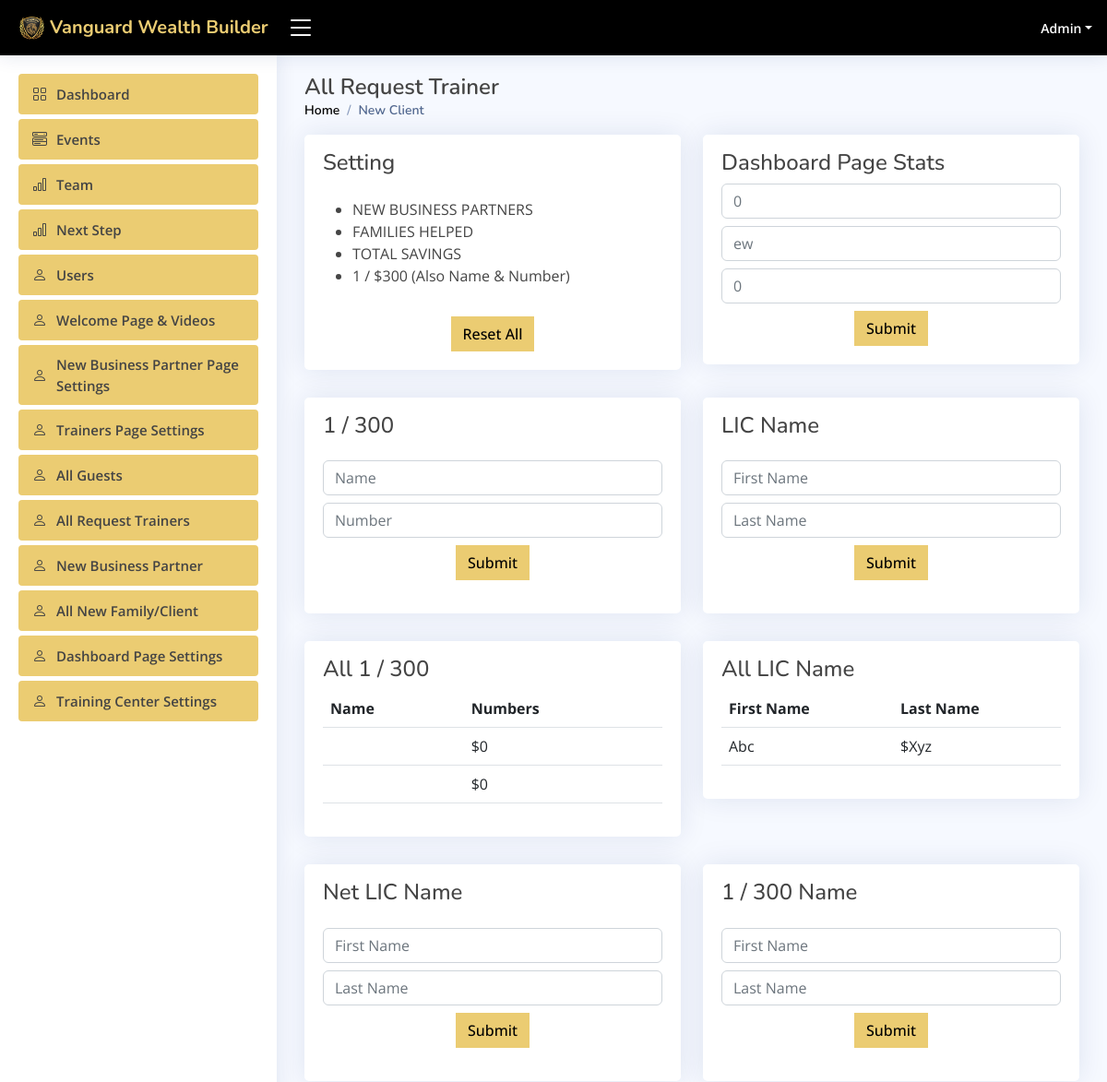
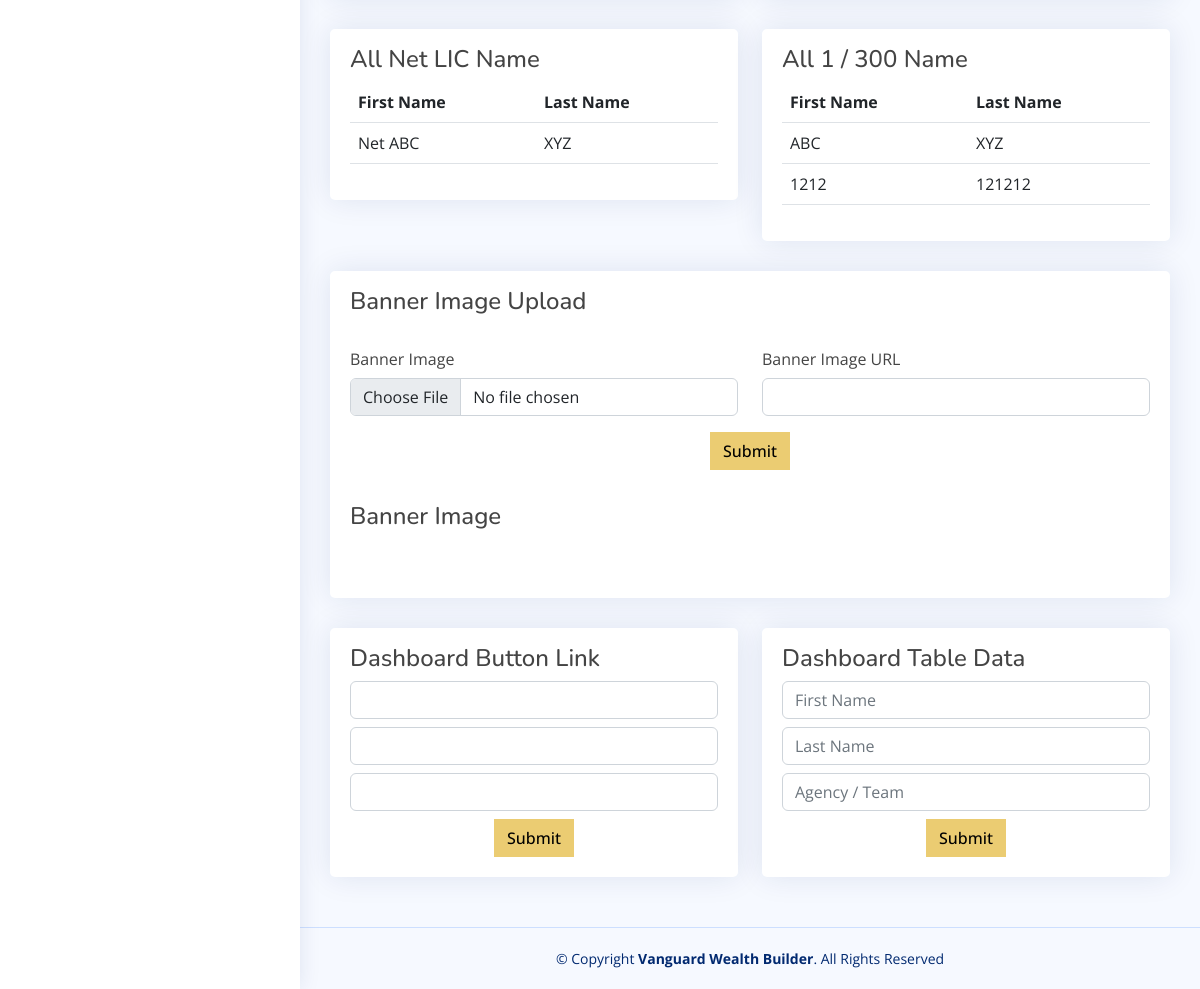
Page /admin/dashboard_page-settings.php (signed in) on the earlier database version (2 pictures, top to bottom).
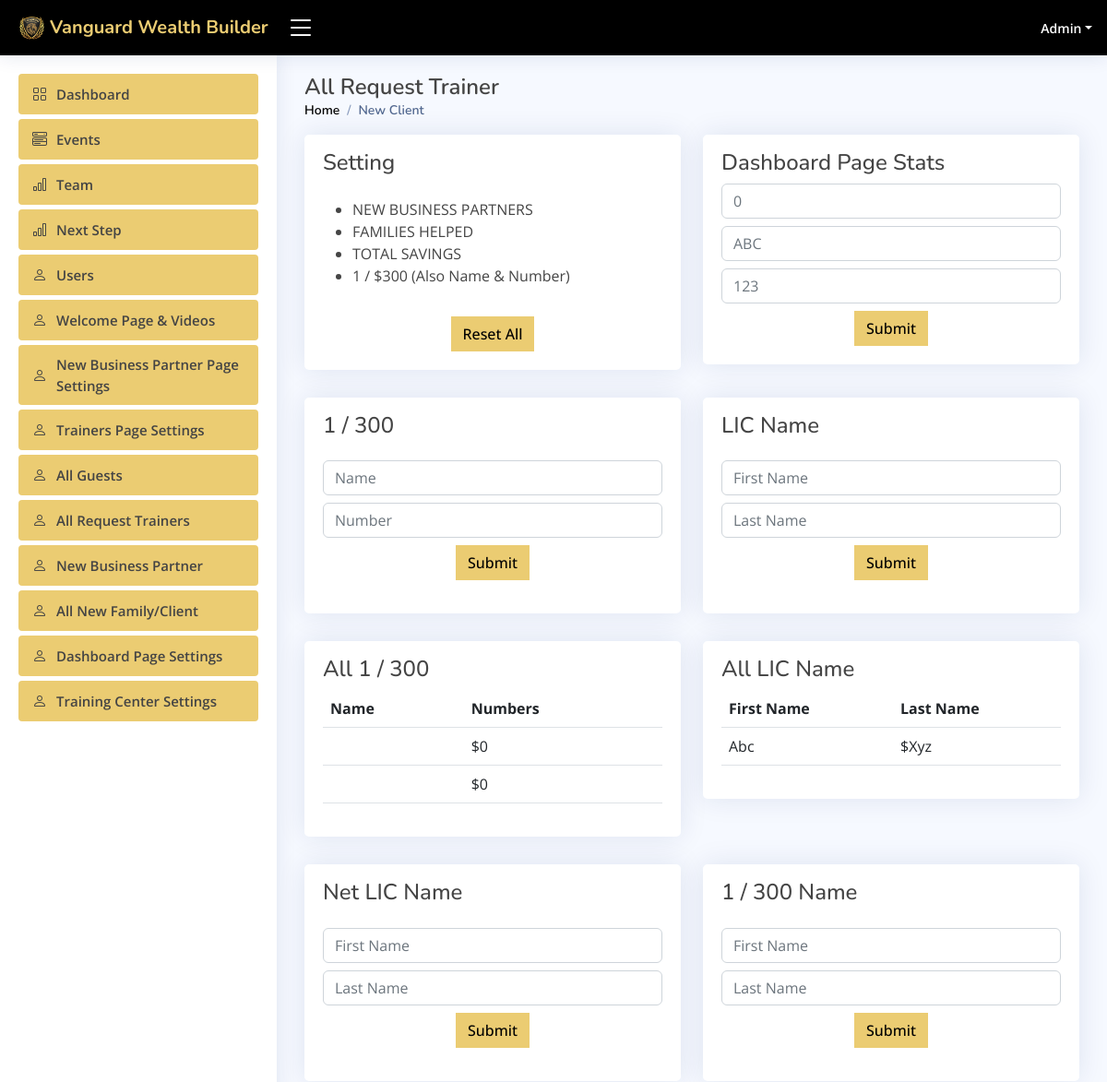
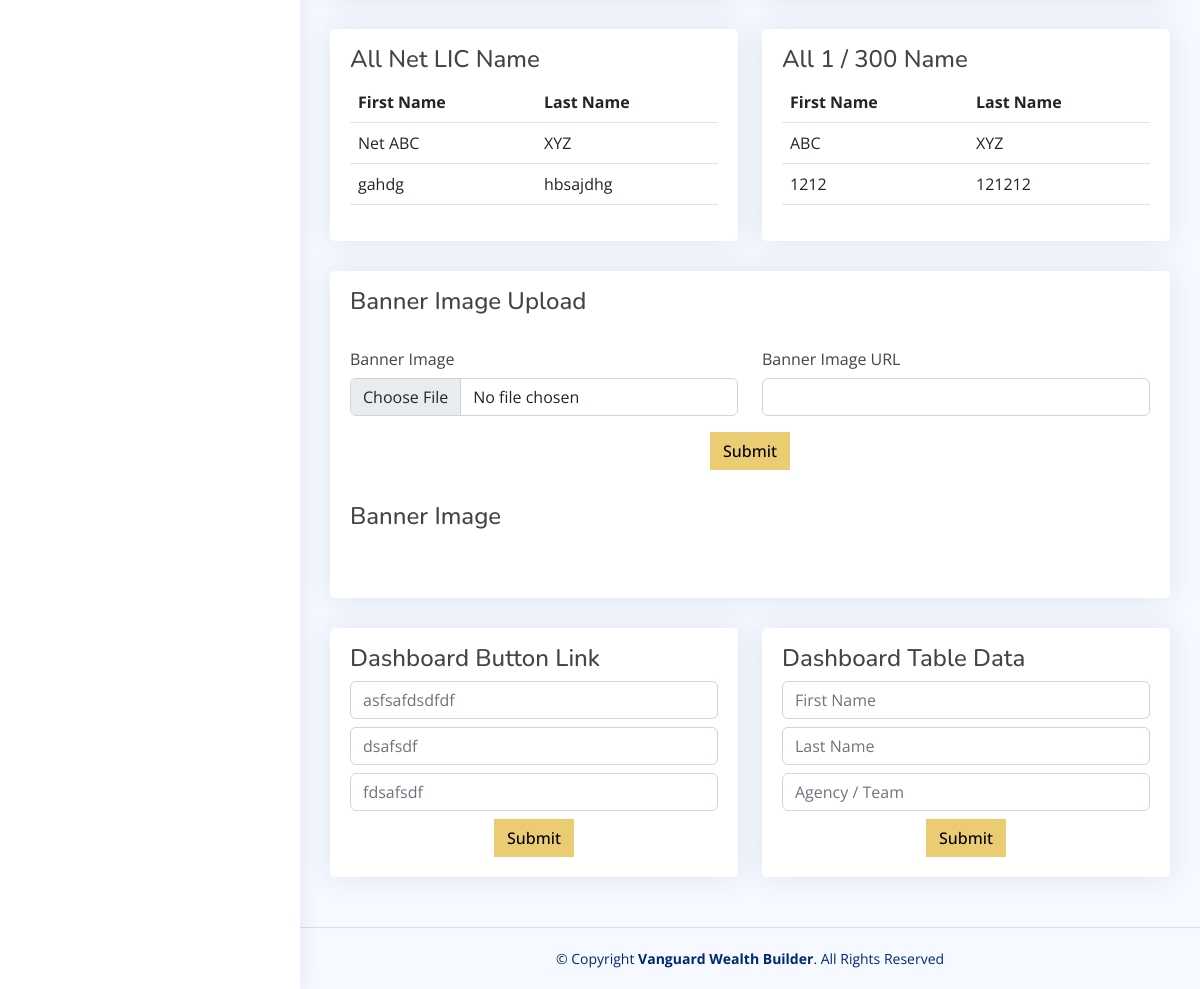
Same page on the later database version (2 pictures, top to bottom).
### tables this page shows
CREATE TABLE `users` (
  `id` int(11) NOT NULL,
  `user_type` int(11) NOT NULL DEFAULT '0' COMMENT '0=user,1=admin',
  `fname` varchar(50) DEFAULT NULL,
  `lname` varchar(150) DEFAULT NULL,
  `agent_code` int(150) DEFAULT NULL,
  `email` varchar(50) DEFAULT NULL,
  `phone` varchar(100) DEFAULT NULL,
  `business_patner` varchar(150) DEFAULT NULL,
  `us_states` varchar(150) DEFAULT NULL,
  `password` varchar(255) DEFAULT NULL,
  `status` int(11) NOT NULL DEFAULT '0' COMMENT '1=active,0=block',
  `reset_token` varchar(10) DEFAULT NULL,
  `image_path` varchar(255) DEFAULT NULL,
  `notes` text,
  `address` text,
  `create_date` datetime DEFAULT NULL,
  `updated_date` datetime DEFAULT NULL
);

CREATE TABLE `dashboard_stats` (
  `id` int(11) NOT NULL,
  `lic` varchar(150) DEFAULT NULL,
  `net_lic` varchar(250) DEFAULT NULL,
  `one_300` varchar(150) DEFAULT NULL,
  `status` int(11) NOT NULL DEFAULT '1'
);

CREATE TABLE `one_three` (
  `id` int(150) NOT NULL,
  `name` varchar(250) DEFAULT NULL,
  `number` int(150) DEFAULT NULL,
  `status` int(11) NOT NULL DEFAULT '0'
);

CREATE TABLE `lic_name` (
  `id` int(150) NOT NULL,
  `f_name` varchar(250) DEFAULT NULL,
  `l_name` varchar(250) DEFAULT NULL
);

CREATE TABLE `net_lic_name` (
  `id` int(150) NOT NULL,
  `f_name` varchar(250) DEFAULT NULL,
  `l_name` varchar(250) DEFAULT NULL
);

CREATE TABLE `one_three_name` (
  `id` int(150) NOT NULL,
  `f_name` varchar(250) DEFAULT NULL,
  `l_name` varchar(250) DEFAULT NULL
);

CREATE TABLE `dashboard_page_button_links` (
  `id` int(150) NOT NULL,
  `button_one_link` varchar(250) DEFAULT NULL,
  `button_two_link` varchar(250) DEFAULT NULL,
  `button_three_link` varchar(250) DEFAULT NULL
);

### serverside/functions.php (called while the page is built, shortened)
<?php
require_once 'crud.php';
class Functions
{
    private $db;
    function __construct()
    {
        $this->db = new Database();
        $this->db->connect();
    }
    function getSingleUser($id)
    {
        $sql = "select * from users where id='$id'";
        if ($this->db->sql($sql)) {
            return $this->db->getResult();
        }
    }
    function getAllNewRecruite_count()
    {
        $sql = "select * from `new-recruit` where status=1";
        if ($this->db->sql($sql)) {
            return $this->db->getResult();
        }
    }
    function getDashboardStats()
    {
        $sql = "select * from `dashboard_stats`";
        if ($this->db->sql($sql)) {
            return $this->db->getResult();
        }
    }
    function getAllClients()
    {
        $sql = "select * from `new-client`";
        if ($this->db->sql($sql)) {
            return $this->db->getResult();
        }
    }
    function getAllOneThrees()
    {
        $sql = "select * from `one_three`";
        if ($this->db->sql($sql)) {
            return $this->db->getResult();
        }
    }
    function GetALLLicNames()
    {
        $sql = "SELECT * FROM `lic_name`";
        if ($this->db->sql($sql)) {
            return $this->db->getResult();
        }
    }
    function GetALLNetLicNames()
    {
        $sql = "SELECT * FROM `net_lic_name`";
        if ($this->db->sql($sql)) {
            return $this->db->getResult();
        }
    }
    function GetALLOneThreeNames()
    {
        $sql = "SELECT * FROM `one_three_name`";
        if ($this->db->sql($sql)) {
            return $this->db->getResult();
        }
    }
    function GetDashboardButtonLinks()
    {
        $sql = "SELECT * FROM `dashboard_page_button_links`";
        if ($this->db->sql($sql)) {
            return $this->db->getResult();
        }
    }
}

### serverside/crud.php (called while the page is built, shortened)
<?php
class Database {
       private $db_host = "localhost";
       private $db_user = "root";
       private $db_pass = "";
       private $db_name = "wanguard";
    private $con = false;
    private $myconn = "";
    private $result = array();
    public function connect() {
        if (!$this->con) {
            $this->myconn = new mysqli($this->db_host, $this->db_user, $this->db_pass, $this->db_name);
            if ($this->myconn->connect_errno > 0) {
                array_push($this->result, $this->myconn->connect_error);
                return false;
            } else {
                $this->con = true;
                return true;
            }
        } else {
            return true;
        }
    }
    public function sql($sql) {
        $this->result = array();
        $query = $this->myconn->query($sql);
        if ($query) {
            $this->numResults = 0;
            if (isset($query->num_rows) && ( $query->num_rows > 0)) {
                $this->numResults = $query->num_rows;
            }
            for ($i = 0; $i < $this->numResults; $i++) {
                $r = $query->fetch_array();
                $key = array_keys($r);
                for ($x = 0; $x < count($key); $x++) {
                    if (!is_int($key[$x])) {
                        if ($query->num_rows >= 1) {
                            $this->result[$i][$key[$x]] = $r[$key[$x]];
                        } else {
                            $this->result = null;
                        }
                    }
                }
            }
            return true;
        } else {
            array_push($this->result, $this->myconn->error);
            return false;
        }
    }
    public function getResult() {
        $val = $this->result;
        $this->result = array();
        return $val;
    }
}

### admin/dashboard_page-settings.php (the view, shortened to what the rows shown need)
<?php
include_once "includes/dashboard-header.php";
$func = new Functions();
$recruite_users = $func->getAllNewRecruite_count();
$dashboard_stats = $func->getDashboardStats();
$all_new_clients = $func->getAllClients();
$one_threes = $func->getAllOneThrees();
$Get_ALL_Lic_Names = $func->GetALLLicNames();
$Get_ALL_Net_Lic_Names = $func->GetALLNetLicNames();
$Get_ALL_one_three_Names = $func->GetALLOneThreeNames();
$Dashboard_Button_Links = $func->GetDashboardButtonLinks();
?>
    <main id="main" class="main">
        <div class="pagetitle">
            <h1>All Request Trainer</h1>
        </div>
        <section class="section">
            <div class="row">
                <div class="col-lg-6">
                    <div class="card">
                        <div class="card-body">
                            <form id="dashboard_stats">
                                <input type="number" class="form-control mb-2"
                                       placeholder="<?= count($recruite_users) ?>" id="lic">
                                <input type="text" class="form-control mb-2"
                                       placeholder="<?= $dashboard_stats[0]['net_lic'] ?>" id="net_lic">
                                <input type="text" class="form-control mb-2"
                                       placeholder="<?= $dashboard_stats[0]['one_300'] ?>" id="one_300">
                                <div class="w-100 text-center">
                                    <button class="btn btn-primary" type="submit" id="section_imgs_btn">Submit</button>
                                </div>
                            </form>
                        </div>
                    </div>
                </div>
            </div>
        </section>
        <section class="section">
            <div class="row">
                <div class="col-lg-6">
                    <div class="card">
                        <div class="card-body">
                            <table class="table">
                                <thead>
                                <tr>
                                    <th scope="col">Name</th>
                                    <th scope="col">Numbers</th>
                                </tr>
                                </thead>
                                <tbody>
                                <?php
                                foreach ($one_threes as $one_three) {
                                    ?>
                                    <tr>
                                        <td><?= $one_three['name'] ?></td>
                                        <td>$<?= $one_three['number'] ?></td>
                                    </tr>
                                    <?php
                                }
                                ?>
                                </tbody>
                            </table>
                        </div>
                    </div>
                </div>
                <div class="col-lg-6">
                    <div class="card">
                        <div class="card-body">
                            <table class="table">
                                <thead>
                                <tr>
                                    <th scope="col">First Name</th>
                                    <th scope="col">Last Name</th>
                                </tr>
                                </thead>
                                <tbody>
                                <?php
                                foreach ($Get_ALL_Lic_Names as $Get_ALL_Lic_Name) {
                                    ?>
                                    <tr>
                                        <td><?= $Get_ALL_Lic_Name['f_name'] ?></td>
                                        <td>$<?= $Get_ALL_Lic_Name['l_name'] ?></td>
                                    </tr>
                                    <?php
                                }
                                ?>
                                </tbody>
                            </table>
                        </div>
                    </div>
                </div>
            </div>
        </section>
        <section class="section">
            <div class="row">
                <div class="col-lg-6">
                    <div class="card">
                        <div class="card-body">
                            <table class="table">
                                <thead>
                                <tr>
                                    <th scope="col">First Name</th>
                                    <th scope="col">Last Name</th>
                                </tr>
                                </thead>
                                <tbody>
                                <?php
                                foreach ($Get_ALL_Net_Lic_Names as $Get_ALL_Net_Lic_Name) {
                                    ?>
                                    <tr>
                                        <td><?= $Get_ALL_Net_Lic_Name['f_name'] ?></td>
                                        <td><?= $Get_ALL_Net_Lic_Name['l_name'] ?></td>
                                    </tr>
                                    <?php
                                }
                                ?>
                                </tbody>
                            </table>
                        </div>
                    </div>
                </div>
                <div class="col-lg-6">
                    <div class="card">
                        <div class="card-body">
                            <table class="table">
                                <thead>
                                <tr>
                                    <th scope="col">First Name</th>
                                    <th scope="col">Last Name</th>
                                </tr>
                                </thead>
                                <tbody>
                                <?php
                                foreach ($Get_ALL_one_three_Names as $Get_ALL_one_three_Name) {
                                    ?>
                                    <tr>
                                        <td><?= $Get_ALL_one_three_Name['f_name'] ?></td>
                                        <td><?= $Get_ALL_one_three_Name['l_name'] ?></td>
                                    </tr>
                                    <?php
                                }
                                ?>
                                </tbody>
                            </table>
                        </div>
                    </div>
                </div>
            </div>
        </section>
        <section class="section">
            <div class="row">
                <div class="col-lg-6">
                    <div class="card">
                        <div class="card-body">
                            <form id="dashboard_btns">
                                <input type="text" class="form-control mb-2"
                                       placeholder="<?= $Dashboard_Button_Links[0]['button_one_link'] ?>" id="btn_1">
                                <input type="text" class="form-control mb-2"
                                       placeholder="<?= $Dashboard_Button_Links[0]['button_two_link'] ?>" id="btn_2">
                                <input type="text" class="form-control mb-2"
                                       placeholder="<?= $Dashboard_Button_Links[0]['button_three_link'] ?>" id="btn_3">
                                <div class="w-100 text-center">
                                    <button class="btn btn-primary" type="submit" id="dashboard_btns_sub_btn">Submit</button>
                                </div>
                            </form>
                        </div>
                    </div>
                </div>
            </div>
        </section>
    </main>
<?php include_once "includes/dashboard-footer.php" ?>

### admin/includes/dashboard-header.php (shortened to what the rows shown need)
<?php
include_once "../serverside/functions.php";
    ?>
    <?php
$func = new Functions();
$users1 = $func->getSingleUser($_SESSION['user_id']);
if (!empty($users1)) {
    $user1 = $users1[0];
}
?>
<!DOCTYPE html>
<html lang="en">
<head>
    <link href="assets/vendor/bootstrap/css/bootstrap.min.css" rel="stylesheet">
    <link href="assets/vendor/bootstrap-icons/bootstrap-icons.css" rel="stylesheet">
    <link href="assets/vendor/boxicons/css/boxicons.min.css" rel="stylesheet">
    <link href="assets/vendor/quill/quill.snow.css" rel="stylesheet">
    <link href="assets/vendor/quill/quill.bubble.css" rel="stylesheet">
    <link href="assets/vendor/remixicon/remixicon.css" rel="stylesheet">
    <link href="assets/vendor/simple-datatables/style.css" rel="stylesheet">
    <link rel="stylesheet" href="https://cdnjs.cloudflare.com/ajax/libs/font-awesome/4.7.0/css/font-awesome.min.css">
    <link href="assets/css/style.css" rel="stylesheet">
    <link rel="stylesheet" href="https://cdn.datatables.net/1.13.6/css/dataTables.bootstrap5.min.css">
</head>
<body>
<header id="header" class="header fixed-top d-flex align-items-center">
    <nav class="header-nav ms-auto">
        <ul class="d-flex align-items-center">
            <li class="nav-item dropdown pe-3">
                <a class="nav-link nav-profile d-flex align-items-center pe-0" href="#" data-bs-toggle="dropdown">
                    <span class="d-none d-md-block dropdown-toggle ps-2"><?= $user1['fname'] ?></span>
                </a>
            </li>
        </ul>
    </nav>
</header>

Differences in the rows shown:
changed dashboard_stats: net_lic "ew" → "ABC"; one_300 "0" → "123"
added net_lic_name: f_name "gahdg", l_name "hbsajdhg"
added dashboard_page_button_links: button_one_link "asfsafdsdfdf", button_two_link "dsafsdf", button_three_link "fdsafsdf"
